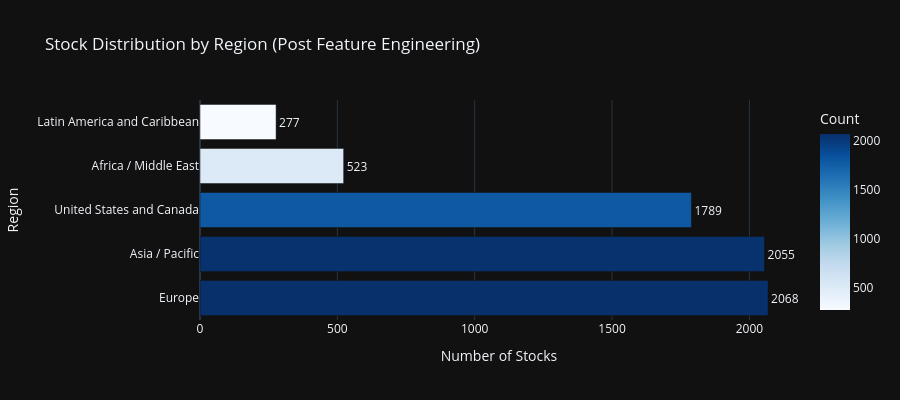
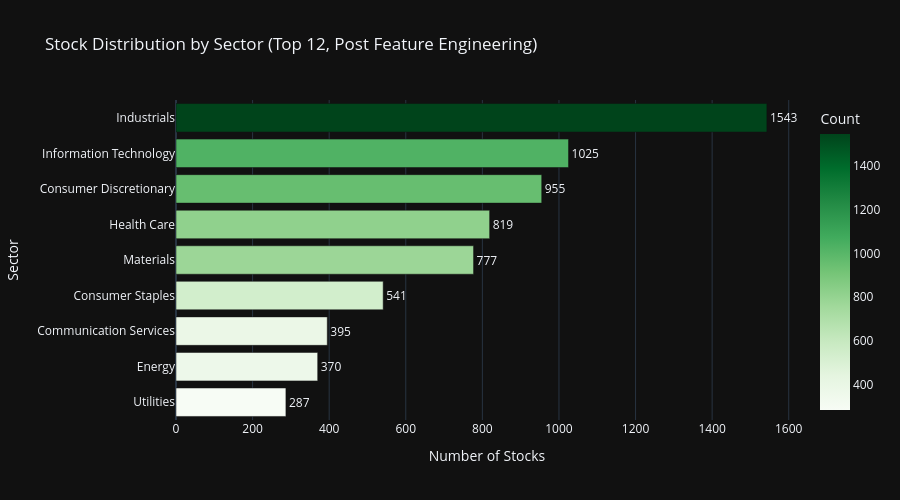
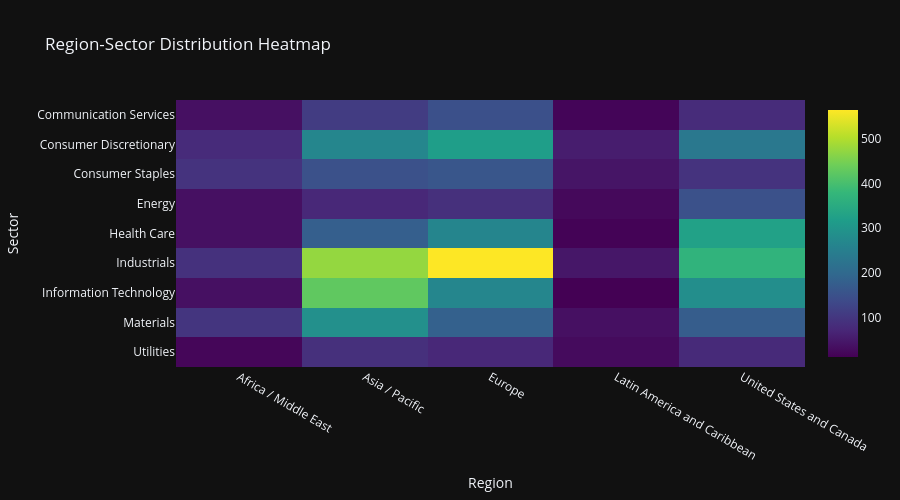
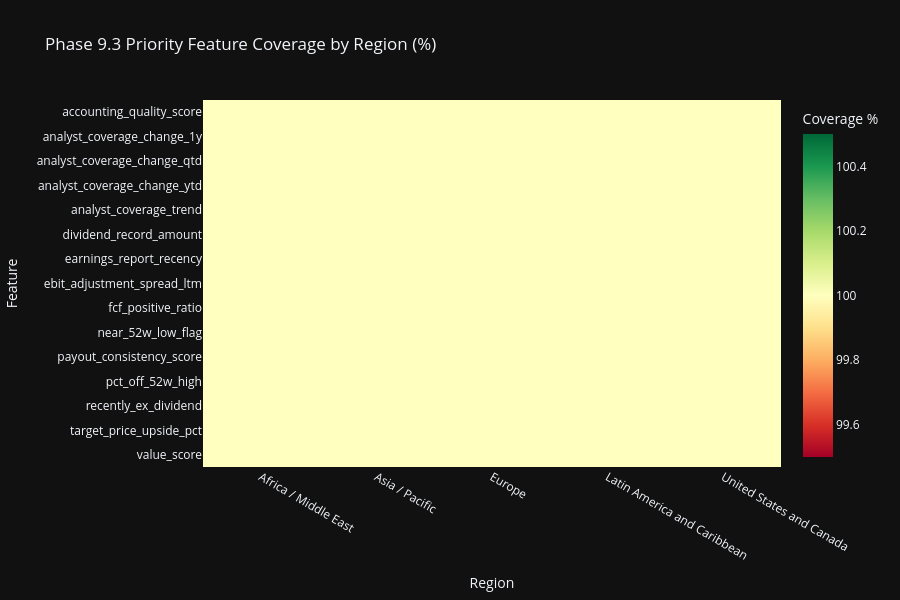

Notebook cell for these charts, in order:
### Markdown cell above
## Cell 6: Region & Sector Analytics with Feature Coverage

Section 17 compliant Plotly visualizations with dark theme.
Enhanced with Phase 9.3 feature analytics by region and sector.

### Code cell
# ============================================================================
# Cell 6: Region & Sector Analytics with Feature Coverage
# ============================================================================

print('=' * 80)
print('REGION & SECTOR ANALYTICS WITH FEATURE COVERAGE')
print('=' * 80)

# Use all_stocks_features (post feature engineering) for analytics
df_analytics = all_stocks_features

# Region distribution
if 'region' in df_analytics.columns:
    region_counts = df_analytics['region'].value_counts().reset_index()
    region_counts.columns = ['Region', 'Count']
    region_counts['Percentage'] = (region_counts['Count'] / region_counts['Count'].sum() * 100).round(1)

    fig_region = px.bar(
        region_counts,
        x='Count',
        y='Region',
        orientation='h',
        title='Stock Distribution by Region (Post Feature Engineering)',
        template=PLOTLY_TEMPLATE,
        color='Count',
        color_continuous_scale='Blues',
        text='Count',
    )
    fig_region.update_traces(
        textposition='outside',
        hovertemplate='<b>%{y}</b><br>Count: %{x}<br>Percentage: %{customdata[0]:.1f}%',
        customdata=region_counts[['Percentage']].values
    )
    fig_region.update_layout(
        xaxis_title='Number of Stocks',
        yaxis_title='Region',
        height=400,
        showlegend=False,
    )
    fig_region.show()

# Sector distribution (using TOP_N_SECTORS constant)
if 'sector' in df_analytics.columns:
    sector_counts = df_analytics['sector'].value_counts().head(TOP_N_SECTORS).reset_index()
    sector_counts.columns = ['Sector', 'Count']
    sector_counts['Percentage'] = (sector_counts['Count'] / len(df_analytics) * 100).round(1)

    fig_sector = px.bar(
        sector_counts.sort_values('Count'),
        x='Count',
        y='Sector',
        orientation='h',
        title=f'Stock Distribution by Sector (Top {TOP_N_SECTORS}, Post Feature Engineering)',
        template=PLOTLY_TEMPLATE,
        color='Count',
        color_continuous_scale='Greens',
        text='Count',
    )
    fig_sector.update_traces(
        textposition='outside',
        hovertemplate='<b>%{y}</b><br>Count: %{x}<br>Percentage: %{customdata[0]:.1f}%',
        customdata=sector_counts.sort_values('Count')[['Percentage']].values
    )
    fig_sector.update_layout(
        xaxis_title='Number of Stocks',
        yaxis_title='Sector',
        height=500,
        showlegend=False,
    )
    fig_sector.show()

# Region-Sector Heatmap
if 'region' in df_analytics.columns and 'sector' in df_analytics.columns:
    cross_tab = pd.crosstab(
        df_analytics['sector'],
        df_analytics['region']
    ).head(TOP_N_SECTORS)

    fig_heatmap = px.imshow(
        cross_tab,
        title='Region-Sector Distribution Heatmap',
        template=PLOTLY_TEMPLATE,
        color_continuous_scale='Viridis',
        aspect='auto',
    )
    fig_heatmap.update_layout(
        xaxis_title='Region',
        yaxis_title='Sector',
        height=500,
    )
    fig_heatmap.show()

print('\n✓ Distribution visualizations complete')

# ============================================================================
# Feature Coverage Analytics by Region and Sector
# ============================================================================
print('\n' + '=' * 80)
print('📊 PHASE 9.3 FEATURE ANALYTICS BY REGION & SECTOR')
print('=' * 80)

# 1. INTEGRATE ALL PHASE 9.3 FEATURES DYNAMICALLY
# Use schema helper functions for consistent naming
key_viz_features = get_key_features_by_category(
    df_analytics.columns.tolist(),
    categories=['Profitability', 'Momentum & Technical', 'Valuation Ratios']
)

# 2. UPDATE FEATURE MAPPING
# Build mapping from COLUMN_SCHEMA description or pattern matching
feature_mapping = get_feature_aliases()

# 3. BUILD AVAILABLE FEATURE LIST
# Filter for features actually present in the DataFrame after ETL
available_phase93 = get_key_features_by_category(
    df_analytics.columns.tolist()
)

# 4. PRIORITIZE FEATURES FOR VISUALIZATION
# Limit to top 15 features for visualization clarity, prioritized by completeness
coverage_ranks = df_analytics[available_phase93].notna().mean().sort_values(ascending=False)
top_viz_features = coverage_ranks.head(15).index.tolist()

if top_viz_features and 'region' in df_analytics.columns:
    print(f'\n📍 Feature Coverage by Region ({len(top_viz_features)} prioritized features):')

    # Calculate non-null percentage per region for prioritized features
    region_coverage_data = []
    for region in df_analytics['region'].unique():
        region_df = df_analytics[df_analytics['region'] == region]
        region_count = len(region_df)

        for feat in top_viz_features:
            non_null = region_df[feat].notna().sum()
            coverage_pct = (non_null / region_count * 100) if region_count > 0 else 0
            region_coverage_data.append({
                'Region': region,
                'Feature': feat,
                'Coverage_Pct': coverage_pct
            })

    region_coverage_df = pd.DataFrame(region_coverage_data)
    region_pivot = region_coverage_df.pivot(index='Feature', columns='Region', values='Coverage_Pct')

    print(region_pivot.round(1).to_string())

    # Heatmap visualization
    fig_region_coverage = px.imshow(
        region_pivot,
        title='Phase 9.3 Priority Feature Coverage by Region (%)',
        template=PLOTLY_TEMPLATE,
        color_continuous_scale='RdYlGn',
        aspect='auto',
        labels={'color': 'Coverage %'},
    )
    fig_region_coverage.update_layout(
        xaxis_title='Region',
        yaxis_title='Feature',
        height=600,
    )
    fig_region_coverage.show()

if top_viz_features and 'sector' in df_analytics.columns:
    print(f'\n🏢 Feature Coverage by Sector (Top 10 sectors, {len(top_viz_features)} priority features):')

    # Get top 10 sectors by count
    top_sectors = df_analytics['sector'].value_counts().head(10).index.tolist()

    # Calculate non-null percentage per sector for prioritized features
    sector_coverage_data = []
    for sector in top_sectors:
        sector_df = df_analytics[df_analytics['sector'] == sector]
        sector_count = len(sector_df)

        for feat in top_viz_features:
            non_null = sector_df[feat].notna().sum()
            coverage_pct = (non_null / sector_count * 100) if sector_count > 0 else 0
            sector_coverage_data.append({
                'Sector': sector,
                'Feature': feat,
                'Coverage_Pct': coverage_pct
            })

    sector_coverage_df = pd.DataFrame(sector_coverage_data)
    sector_pivot = sector_coverage_df.pivot(index='Feature', columns='Sector', values='Coverage_Pct')

    print(sector_pivot.round(1).to_string())

    # Heatmap visualization
    fig_sector_coverage = px.imshow(
        sector_pivot,
        title='Phase 9.3 Priority Feature Coverage by Sector (%)',
        template=PLOTLY_TEMPLATE,
        color_continuous_scale='RdYlGn',
        aspect='auto',
        labels={'color': 'Coverage %'},
    )
    fig_sector_coverage.update_layout(
        xaxis_title='Sector',
        yaxis_title='Feature',
        height=600,
    )
    fig_sector_coverage.show()

# Feature statistics by region
if available_phase93 and 'region' in df_analytics.columns:
    print(f'\n📊 Key Feature Statistics by Region:')

    # 4. UPDATE STAT FEATURES
    # Include new Phase 9.3 benchmarks: Earnings Quality and Technical momentum
    stat_features = [
        'roe',
        'price_momentum_1m',
        'debt_to_equity',
        'earnings_quality_score',
        'ema_trend_consistency'
    ]
    stat_features = [f for f in stat_features if f in df_analytics.columns]

    if stat_features:
        region_stats = df_analytics.groupby('region')[stat_features].agg(['mean', 'median', 'std']).round(3)
        print(region_stats.to_string())

        # Box plot for ROE by region (if available)
        if 'roe' in df_analytics.columns:
            fig_roe_region = px.box(
                df_analytics[df_analytics['roe'].notna()],
                x='region',
                y='roe',
                title='Return on Equity (ROE) Distribution by Region',
                template=PLOTLY_TEMPLATE,
                color='region',
            )
            fig_roe_region.update_layout(
                xaxis_title='Region',
                yaxis_title='ROE',
                height=450,
                showlegend=False,
            )
            fig_roe_region.show()

print('\n✓ Feature analytics by region and sector complete')

### Figure 1 — Plotly figure (JSON) as saved in the notebook; plotly's stock layout.template omitted (floating-point values rounded to 4 significant figures)
{"data": [{"hovertemplate": "<b>%{y}</b><br>Count: %{x}<br>Percentage: %{customdata[0]:.1f}%", "legendgroup": "", "marker": {"color": [2068, 2055, 1789, 523, 277], "coloraxis": "coloraxis", "pattern": {"shape": ""}}, "name": "", "orientation": "h", "showlegend": false, "text": [2068.0, 2055.0, 1789.0, 523.0, 277.0], "textposition": "outside", "x": [2068, 2055, 1789, 523, 277], "xaxis": "x", "y": ["Europe", "Asia / Pacific", "United States and Canada", "Africa / Middle East", "Latin America and Caribbean"], "yaxis": "y", "type": "bar", "customdata": [[30.8], [30.6], [26.7], [7.8], [4.1]]}], "layout": {"xaxis": {"anchor": "y", "domain": [0.0, 1.0], "title": {"text": "Number of Stocks"}}, "yaxis": {"anchor": "x", "domain": [0.0, 1.0], "title": {"text": "Region"}}, "coloraxis": {"colorbar": {"title": {"text": "Count"}}, "colorscale": [[0.0, "rgb(247,251,255)"], [0.125, "rgb(222,235,247)"], [0.25, "rgb(198,219,239)"], [0.375, "rgb(158,202,225)"], [0.5, "rgb(107,174,214)"], [0.625, "rgb(66,146,198)"], [0.75, "rgb(33,113,181)"], [0.875, "rgb(8,81,156)"], [1.0, "rgb(8,48,107)"]]}, "legend": {"tracegroupgap": 0}, "title": {"text": "Stock Distribution by Region (Post Feature Engineering)"}, "barmode": "relative", "height": 400, "showlegend": false}}

### Figure 2 — Plotly figure (JSON) as saved in the notebook; plotly's stock layout.template omitted (floating-point values rounded to 4 significant figures)
{"data": [{"hovertemplate": "<b>%{y}</b><br>Count: %{x}<br>Percentage: %{customdata[0]:.1f}%", "legendgroup": "", "marker": {"color": [287, 370, 395, 541, 777, 819, 955, 1025, 1543], "coloraxis": "coloraxis", "pattern": {"shape": ""}}, "name": "", "orientation": "h", "showlegend": false, "text": [287.0, 370.0, 395.0, 541.0, 777.0, 819.0, 955.0, 1025.0, 1543.0], "textposition": "outside", "x": [287, 370, 395, 541, 777, 819, 955, 1025, 1543], "xaxis": "x", "y": ["Utilities", "Energy", "Communication Services", "Consumer Staples", "Materials", "Health Care", "Consumer Discretionary", "Information Technology", "Industrials"], "yaxis": "y", "type": "bar", "customdata": [[4.3], [5.5], [5.9], [8.1], [11.6], [12.2], [14.2], [15.3], [23.0]]}], "layout": {"xaxis": {"anchor": "y", "domain": [0.0, 1.0], "title": {"text": "Number of Stocks"}}, "yaxis": {"anchor": "x", "domain": [0.0, 1.0], "title": {"text": "Sector"}}, "coloraxis": {"colorbar": {"title": {"text": "Count"}}, "colorscale": [[0.0, "rgb(247,252,245)"], [0.125, "rgb(229,245,224)"], [0.25, "rgb(199,233,192)"], [0.375, "rgb(161,217,155)"], [0.5, "rgb(116,196,118)"], [0.625, "rgb(65,171,93)"], [0.75, "rgb(35,139,69)"], [0.875, "rgb(0,109,44)"], [1.0, "rgb(0,68,27)"]]}, "legend": {"tracegroupgap": 0}, "title": {"text": "Stock Distribution by Sector (Top 12, Post Feature Engineering)"}, "barmode": "relative", "height": 500, "showlegend": false}}

### Figure 3 — Plotly figure (JSON) as saved in the notebook; plotly's stock layout.template omitted (floating-point values rounded to 4 significant figures)
{"data": [{"coloraxis": "coloraxis", "name": "0", "x": ["Africa / Middle East", "Asia / Pacific", "Europe", "Latin America and Caribbean", "United States and Canada"], "y": ["Communication Services", "Consumer Discretionary", "Consumer Staples", "Energy", "Health Care", "Industrials", "Information Technology", "Materials", "Utilities"], "z": [[36, 111, 149, 18, 81], [79, 267, 319, 56, 234], [94, 150, 160, 43, 94], [35, 73, 88, 24, 150], [36, 178, 264, 15, 326], [90, 474, 564, 46, 369], [36, 426, 267, 12, 284], [97, 288, 183, 35, 174], [20, 88, 74, 28, 77]], "type": "heatmap", "xaxis": "x", "yaxis": "y", "hovertemplate": "region: %{x}<br>sector: %{y}<br>color: %{z}<extra></extra>"}], "layout": {"xaxis": {"anchor": "y", "domain": [0.0, 1.0], "title": {"text": "Region"}}, "yaxis": {"anchor": "x", "domain": [0.0, 1.0], "autorange": "reversed", "title": {"text": "Sector"}}, "coloraxis": {"colorscale": [[0.0, "#440154"], [0.1111, "#482878"], [0.2222, "#3e4989"], [0.3333, "#31688e"], [0.4444, "#26828e"], [0.5556, "#1f9e89"], [0.6667, "#35b779"], [0.7778, "#6ece58"], [0.8889, "#b5de2b"], [1.0, "#fde725"]]}, "title": {"text": "Region-Sector Distribution Heatmap"}, "height": 500}}

### Figure 4 — Plotly figure (JSON) as saved in the notebook; plotly's stock layout.template omitted (floating-point values rounded to 4 significant figures)
{"data": [{"coloraxis": "coloraxis", "name": "0", "x": ["Africa / Middle East", "Asia / Pacific", "Europe", "Latin America and Caribbean", "United States and Canada"], "y": ["accounting_quality_score", "analyst_coverage_change_1y", "analyst_coverage_change_qtd", "analyst_coverage_change_ytd", "analyst_coverage_trend", "dividend_record_amount", "earnings_report_recency", "ebit_adjustment_spread_ltm", "fcf_positive_ratio", "near_52w_low_flag", "payout_consistency_score", "pct_off_52w_high", "recently_ex_dividend", "target_price_upside_pct", "value_score"], "z": [[100.0, 100.0, 100.0, 100.0, 100.0], [100.0, 100.0, 100.0, 100.0, 100.0], [100.0, 100.0, 100.0, 100.0, 100.0], [100.0, 100.0, 100.0, 100.0, 100.0], [100.0, 100.0, 100.0, 100.0, 100.0], [100.0, 100.0, 100.0, 100.0, 100.0], [100.0, 100.0, 100.0, 100.0, 100.0], [100.0, 100.0, 100.0, 100.0, 100.0], [100.0, 100.0, 100.0, 100.0, 100.0], [100.0, 100.0, 100.0, 100.0, 100.0], [100.0, 100.0, 100.0, 100.0, 100.0], [100.0, 100.0, 100.0, 100.0, 100.0], [100.0, 100.0, 100.0, 100.0, 100.0], [100.0, 100.0, 100.0, 100.0, 100.0], [100.0, 100.0, 100.0, 100.0, 100.0]], "type": "heatmap", "xaxis": "x", "yaxis": "y", "hovertemplate": "Region: %{x}<br>Feature: %{y}<br>Coverage %: %{z}<extra></extra>"}], "layout": {"xaxis": {"anchor": "y", "domain": [0.0, 1.0], "title": {"text": "Region"}}, "yaxis": {"anchor": "x", "domain": [0.0, 1.0], "autorange": "reversed", "title": {"text": "Feature"}}, "coloraxis": {"colorbar": {"title": {"text": "Coverage %"}}, "colorscale": [[0.0, "rgb(165,0,38)"], [0.1, "rgb(215,48,39)"], [0.2, "rgb(244,109,67)"], [0.3, "rgb(253,174,97)"], [0.4, "rgb(254,224,139)"], [0.5, "rgb(255,255,191)"], [0.6, "rgb(217,239,139)"], [0.7, "rgb(166,217,106)"], [0.8, "rgb(102,189,99)"], [0.9, "rgb(26,152,80)"], [1.0, "rgb(0,104,55)"]]}, "title": {"text": "Phase 9.3 Priority Feature Coverage by Region (%)"}, "height": 600}}
